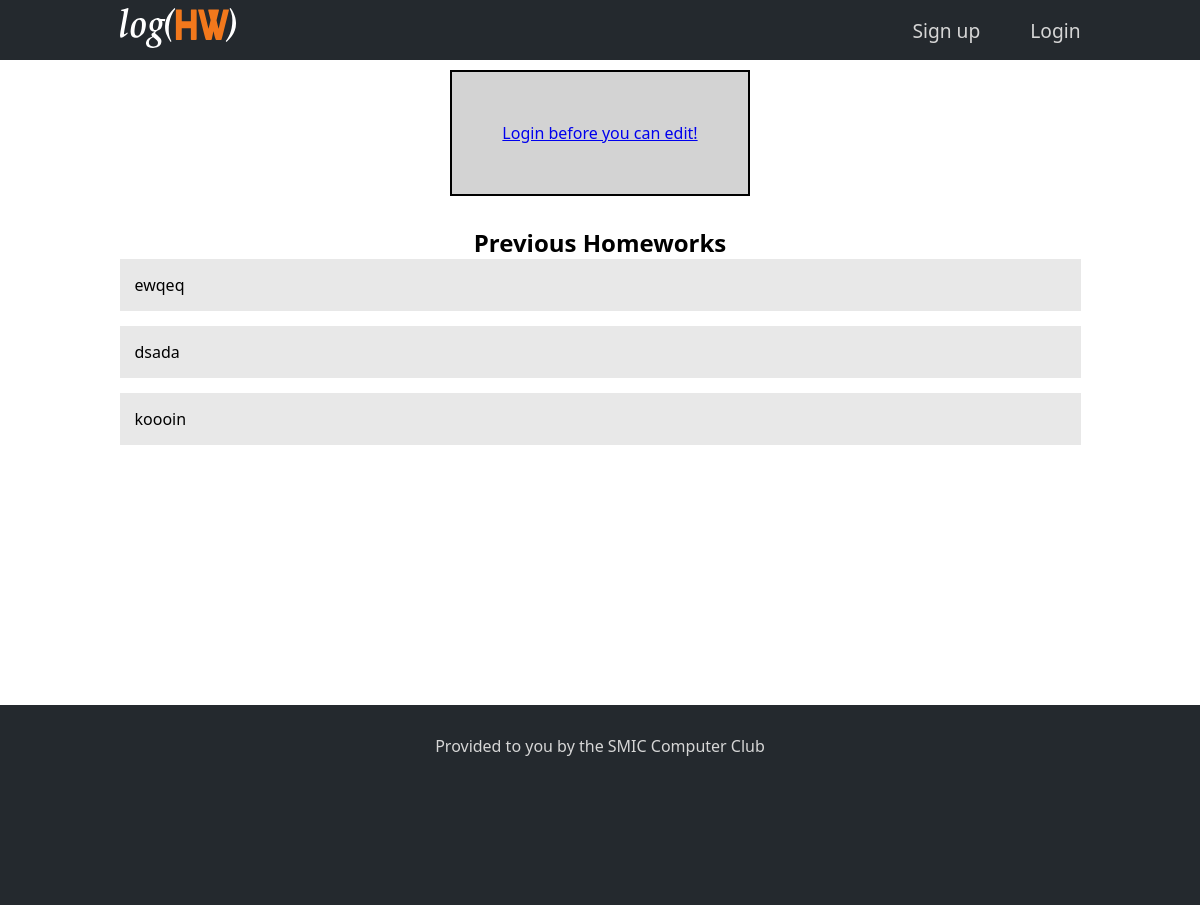
The page /log/11/ on the database as committed earlier.
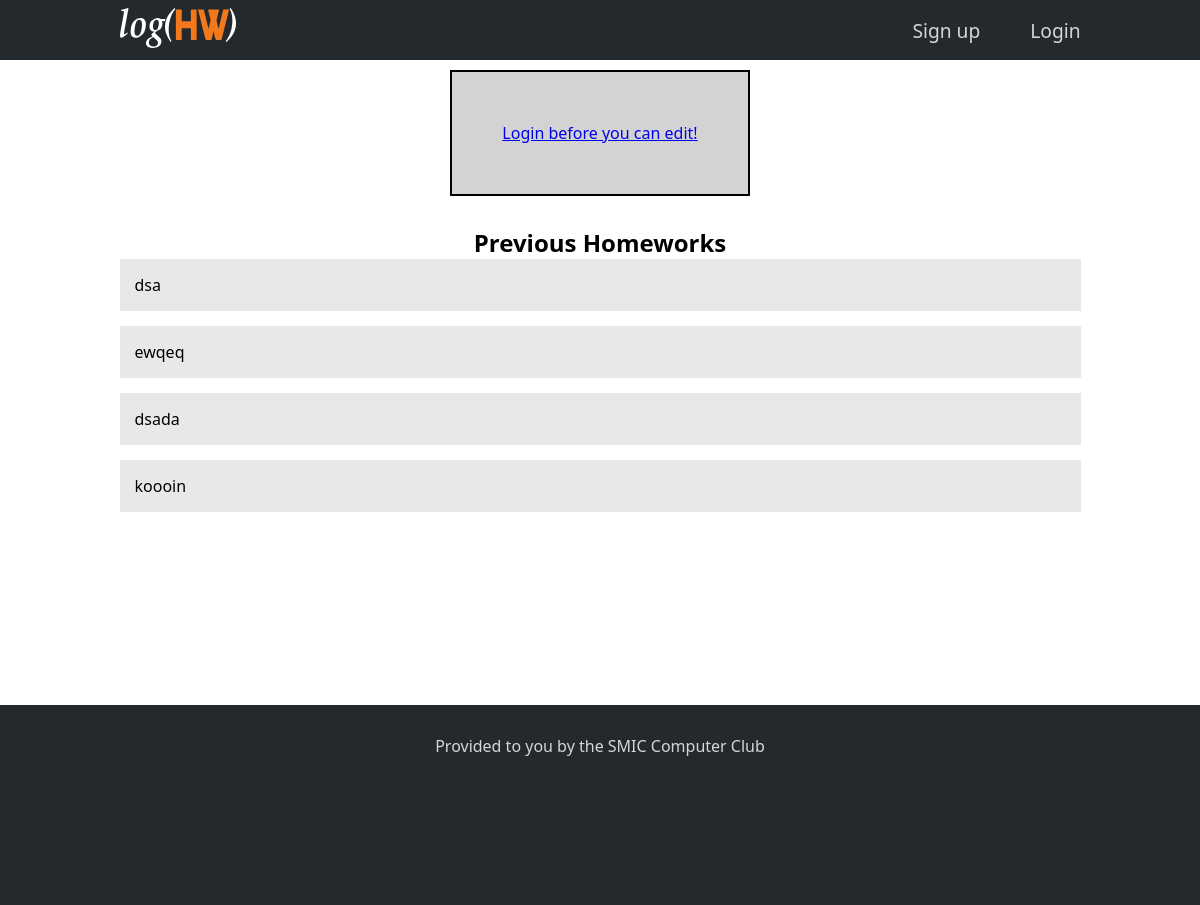
The same page on the database as committed later.
### log/models.py (models this page shows, shortened)
class Homework(models.Model):
    course = models.ForeignKey(Course, on_delete=models.CASCADE,null=True, blank=True)
    hw_text = models.CharField(max_length=200)
    pub_date = models.DateTimeField('date published')

### log/views.py (the view)
# urls.py: url(r'^(?P<course_id>[0-9]+)/$', views.detail, name='detail'),
def detail(request, course_id): #page to edit hw
    course = get_object_or_404(Course, pk=course_id)
    if request.method == 'POST':
        form = ChangeHWForm(request.POST)
        if form.is_valid():
            course.homework_set.create(hw_text=form.cleaned_data['hw_text'], pub_date=timezone.now())
            return redirect('home')
    else:
        form = ChangeHWForm({'hw':course.get_latest_hw})
    return render(request, 'detail.html', {'form': form,
                                            'course': course,
                                            'latest_hw_list': course.homework_set.order_by('-pub_date')[:5]})

### log/templates/detail.html (shortened to what this page needs)
{% extends 'base.html' %}
{% block content %}
  <div class="content-container">
    <div class="lgn-container">
      {% if user.is_authenticated %}
        <h1 class="content-heading">{{course.course_name}}</h2>
        <form method="post">
          {% csrf_token %}
          <div class="form-row">
            {{ form.hw_text }}
          </div>
          <button type="submit" class="btn">Save changes</button>
        </form>
      {% else %}
        <a href="{% url 'login' %}">Login before you can edit! </a>
      {% endif %}
    </div>
    <h2> Previous Homeworks </h2>
    {% for homework in latest_hw_list %}
    <div class="extra-hw-box">
      <p>{{homework.hw_text}}</p>
    </div>
    {% endfor %}
  </div>
{% endblock %}

### log/templates/base.html (shortened to what this page needs)
<!DOCTYPE html>
<html lang="en">
<head>
  {% load static %}
  <link rel="stylesheet" href="{% static 'log/style.css' %}" />
  <link rel="stylesheet" href="{% static 'log/stylesheet.css' %}" type="text/css" charset="utf-8" />
</head>
<body>
  <div class='wrapper'>
    <header>
      <div class='menu-container'>
        <a href="{% url 'home' %}">{% load static %}<img src= "{% static 'log/images/logo.svg' %}" class='header-logo'/></a>
        <ul class='menu'>
          {% if user.is_authenticated %}
            <li class='hi-message'><strong>{{ user.username }}</strong></li>
            <li class='menu-text'><a href ="{% url 'configure' %}"> Settings </a></li>
            <li class='menu-text'><a href ="{% url 'change_password' %}"> Change password </a></li>
            <li class='menu-text'><a href="{% url 'logout' %}">Logout</a></li>
          {% else %}
            <li class='menu-text'><a href="{% url 'signup' %}"> Sign up </a></li>
            <li class='menu-text'><a href="{% url 'login' %}">Login</a></li>
          {% endif %}
        </ul>
      </div>
    </header>
    <main>
      {% block content %}
      {% endblock %}
    </main>
    <div class="push"></div>
  </div>
  <footer>
    <div class="footer-container">
      <p style="text-align: center;"> Provided to you by the SMIC Computer Club </p>
    </div>
  </footer>
</body>
</html>

### log/static/log/style.css (style rules this page uses)
* { margin: 0; padding: 0; box-sizing: border-box; }
body { font-family: "Segoe UI", "Arial", sans-serif; }
html,body { height: 100%; }
main { margin-top: 10px; }
header { display: flex; justify-content: center; align-items: center; width: 100%; height: 100px; padding: 10px; background: #24292E; }
footer { width: 100%; height: 200px; padding: 10px; background: #24292E; margin-top: 10px; }
.push { height: 105px; }
.wrapper { min-height: 100%; margin: 0 auto -105px; }
.footer-container { display: flex; padding: 20px; justify-content: center; color: #d6d6d6; }
.menu-container { display: flex; flex-direction: column; width: 100%; justify-content: space-between; align-items: center; }
.menu { width: 100%; display: flex; justify-content: space-around; align-items: center; }
.header-logo { height: 40px; }
.menu> .menu-text { display: inline; text-align: center; }
.menu> li > a:link, .menu> li > a:visited { color: #d6d6d6; text-decoration: none; }
.menu-text { font-size: 0.93em; }
.content-container { width: 100%; height: auto; display:flex; flex-direction: column; margin: 90px; margin: 0 auto; justify-content: center; align-items: center; }
.lgn-container { display: flex; flex-direction: column; justify-content: flex-start; margin-bottom: 30px; padding: 50px; background-color: lightgrey; border: 2px solid black; }
.lgn-container { display: flex; flex-direction: column; justify-content: flex-start; }
.extra-hw-box { display: flex; width: 90%; padding: 15px; background-color: #e8e8e8; margin-bottom: 15px; overflow-wrap: break-word; word-wrap: break-word; word-break: break-word; -ms-hyphens: auto; -moz-hyphens: auto; -webkit-hyphens: auto; hyphens: auto; }
@media only screen and (min-width: 961px) { .menu-container { width: 961px; flex-direction: row; } }
@media only screen and (min-width: 961px) { .hi-message,.menu-text { font-size: 1.2em; } }
@media only screen and (min-width: 961px) { header { height: 60px; } }
@media only screen and (min-width: 961px) { .menu { width: 550px; justify-content: flex-end; } }
@media only screen and (min-width: 961px) { .extra-hw-box { width: 961px; } }
@media only screen and (min-width: 961px) { .menu>li { margin-right: 50px; } }
@media only screen and (min-width: 961px) { .menu>li:last-of-type { margin-right: 0px; } }

Rows that differ between the two databases and show on the page:
added Homework: hw_text "dsa"
